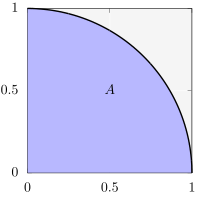

Reproduce this figure in gnuplot.
set xr [0:1]
set yr [0:1]

set xtics 0.5
set ytics 0.5

set size square
unset key

set rmargin 0.5
set tmargin 0.5
set lmargin 3
set bmargin 1.5

set samples 1000
set style fill transparent solid 0.35

set label 1 at 0.5, 0.5 "$A$" center front

plot \
  sqrt(1-x**2) with filledcurves y1=0 fc rgb "#3333ff" lt -1 lw 4 lc black,\
  sqrt(1-x**2) with l lw 4 lc black
